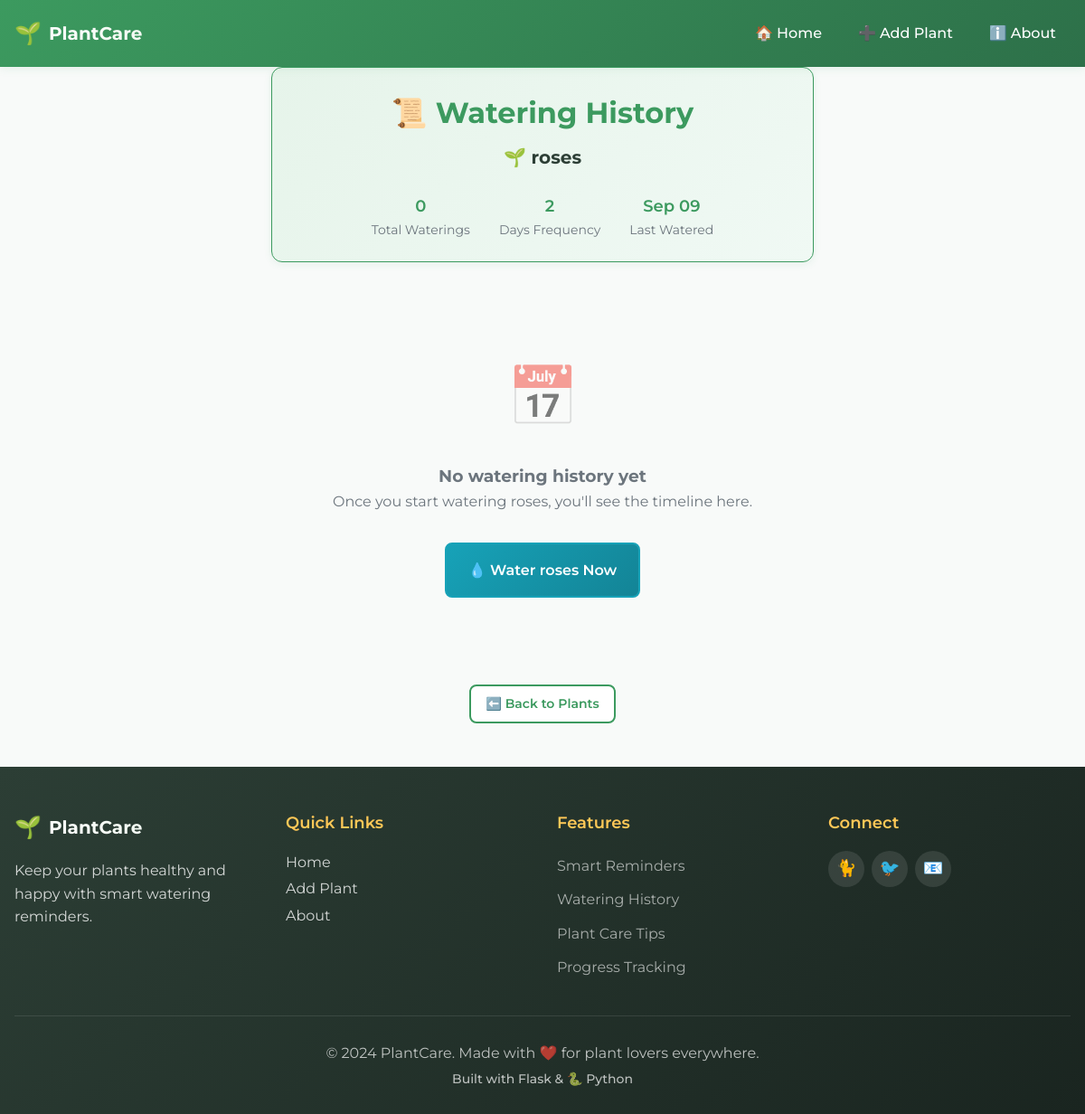
The page /history/1 on the database as committed earlier.
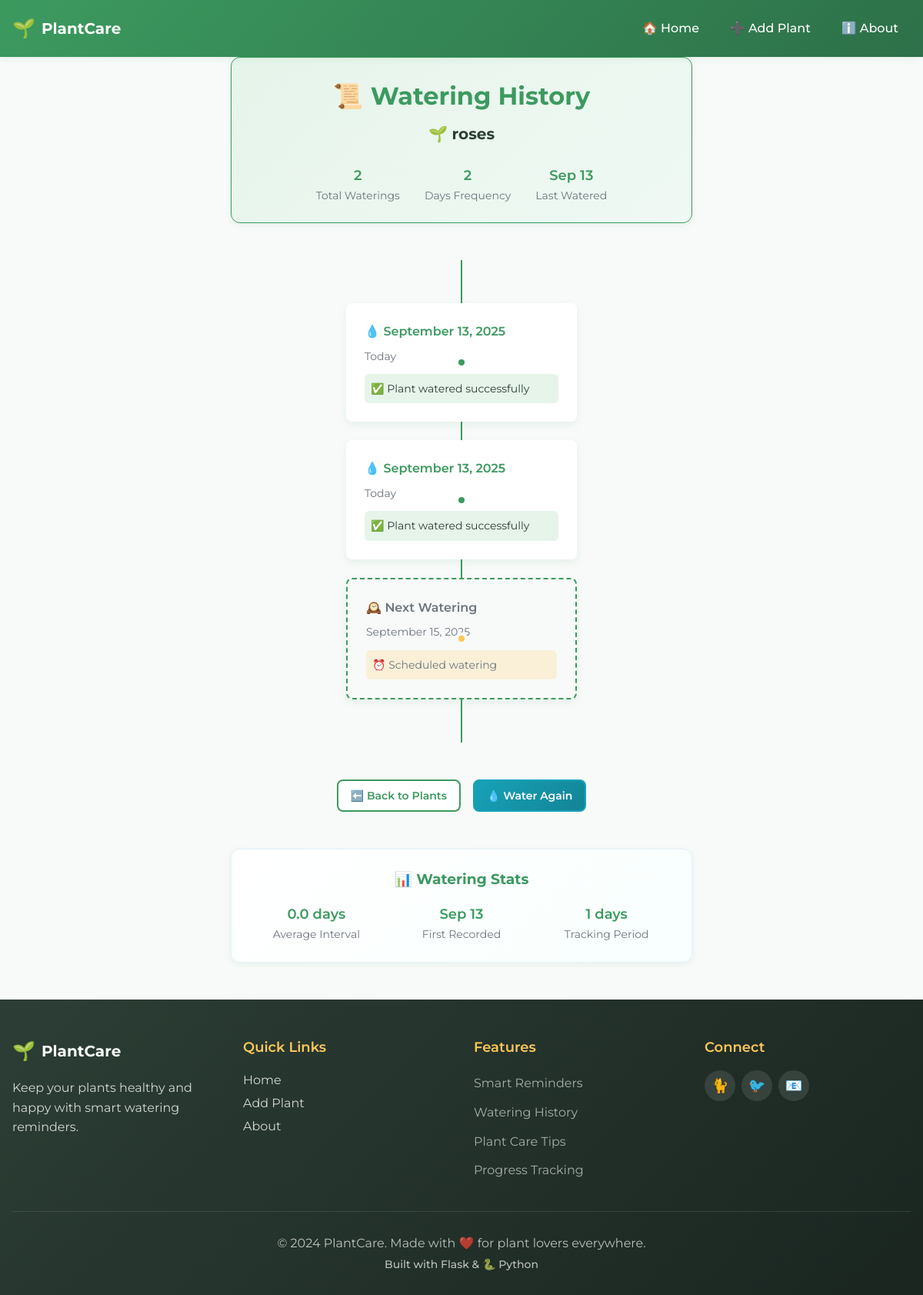
The same page on the database as committed later.
### app.py (models this page shows)
class Plant(db.Model):
    id = db.Column(db.Integer, primary_key=True)
    name = db.Column(db.String(100), nullable=False)
    frequency = db.Column(db.Integer, nullable=False)  # days
    last_watered = db.Column(db.Date, default=datetime.date.today)

class WateringHistory(db.Model):
    id = db.Column(db.Integer, primary_key=True)
    plant_id = db.Column(db.Integer, db.ForeignKey('plant.id'), nullable=False)
    date = db.Column(db.Date, default=datetime.date.today)
    plant = db.relationship("Plant", backref=db.backref("history", lazy=True))

### app.py (the view)
@app.route('/history/<int:id>')
def history(id):
    plant = Plant.query.get_or_404(id)
    due_date = plant.last_watered + datetime.timedelta(days=plant.frequency)
    return render_template("history.html", plant=plant, due_date=due_date)

### templates/history.html (shortened to what this page needs)
{% extends "base.html" %}
{% block content %}
<div class="history-header" style="text-align: center; margin-bottom: 3rem;">
    <div class="card"
         style="max-width: 600px; margin: 0 auto; background: linear-gradient(135deg, var(--light-green), #f0f9f4); border: 1px solid var(--primary-green);">
        <h1 style="color: var(--primary-green); margin-bottom: 0.5rem; display: flex; align-items: center; justify-content: center; gap: 0.75rem;">
            📜 Watering History
        </h1>
        <h2 style="color: var(--text-primary); margin-bottom: 1rem; font-size: var(--font-size-xl);">
            🌱 {{ plant.name }}
        </h2>
        <div style="display: flex; justify-content: center; gap: 2rem; flex-wrap: wrap; margin-top: 1.5rem;">
            <div style="text-align: center;">
                <div style="color: var(--primary-green); font-weight: 600; font-size: var(--font-size-lg);">{{
                    plant.history|length }}
                </div>
                <div style="color: var(--text-secondary); font-size: var(--font-size-sm);">Total Waterings</div>
            </div>
            <div style="text-align: center;">
                <div style="color: var(--primary-green); font-weight: 600; font-size: var(--font-size-lg);">{{
                    plant.frequency }}
                </div>
                <div style="color: var(--text-secondary); font-size: var(--font-size-sm);">Days Frequency</div>
            </div>
            <div style="text-align: center;">
                <div style="color: var(--primary-green); font-weight: 600; font-size: var(--font-size-lg);">{{
                    plant.last_watered.strftime('%b %d') }}
                </div>
                <div style="color: var(--text-secondary); font-size: var(--font-size-sm);">Last Watered</div>
            </div>
        </div>
    </div>
</div>
{% if plant.history %}
<section class="timeline-section">
    <div class="timeline">
        {% for record in plant.history|reverse %}
        <div class="timeline-item">
            <div class="timeline-content">
                <div class="timeline-date">
                    💧 {{ record.date.strftime('%B %d, %Y') }}
                </div>
                <div style="color: var(--text-secondary); font-size: var(--font-size-sm); margin-top: 0.5rem;">
                    {% set days_ago = (plant.last_watered - record.date).days %}
                    {% if days_ago == 0 %}
                    Today
                    {% elif days_ago == 1 %}
                    Yesterday
                    {% else %}
                    {{ days_ago }} days ago
                    {% endif %}
                </div>
                <div style="margin-top: 0.75rem; padding: 0.5rem; background: var(--light-green); border-radius: var(--radius-sm); font-size: var(--font-size-sm);">
                    ✅ Plant watered successfully
                </div>
            </div>
            <div class="timeline-dot"></div>
        </div>
        {% endfor %}
        <div class="timeline-item" style="opacity: 0.6;">
            <div class="timeline-content"
                 style="border: 2px dashed var(--primary-green); background: var(--background);">
                <div class="timeline-date" style="color: var(--text-secondary);">
                    🕰️ Next Watering
                </div>
                <div style="color: var(--text-secondary); font-size: var(--font-size-sm); margin-top: 0.5rem;">
                    {{ due_date.strftime('%B %d, %Y') }}
                </div>
                <div style="margin-top: 0.75rem; padding: 0.5rem; background: rgba(255, 200, 87, 0.2); border-radius: var(--radius-sm); font-size: var(--font-size-sm); color: var(--text-secondary);">
                    ⏰ Scheduled watering
                </div>
            </div>
            <div class="timeline-dot" style="background: var(--accent-yellow); border-color: var(--background);"></div>
        </div>
    </div>
    </div>
{% else %}
<div class="empty-state">
    <div class="empty-state-icon">📅</div>
    <h3>No watering history yet</h3>
    <p>Once you start watering {{ plant.name }}, you'll see the timeline here.</p>
    <div style="margin-top: 2rem;">
        <a href="{{ url_for('water', id=plant.id) }}" class="btn btn-water btn-lg">
            💧 Water {{ plant.name }} Now
        </a>
    </div>
</div>
{% endif %}
<div style="text-align: center; margin-top: 3rem; display: flex; gap: 1rem; justify-content: center; flex-wrap: wrap;">
    <a href="{{ url_for('index') }}" class="btn btn-secondary">
        ⬅️ Back to Plants
    </a>
    {% if plant.history %}
    <a href="{{ url_for('water', id=plant.id) }}" class="btn btn-water">
        💧 Water Again
    </a>
    {% endif %}
</div>
{% if plant.history|length > 1 %}
<div style="margin-top: 3rem; max-width: 600px; margin-left: auto; margin-right: auto;">
    <div class="card" style="background: linear-gradient(135deg, var(--surface), #f8fffe);">
        <h3 style="color: var(--primary-green); margin-bottom: 1rem; text-align: center;">
            📊 Watering Stats
        </h3>
        <div style="display: grid; grid-template-columns: repeat(auto-fit, minmax(150px, 1fr)); gap: 1rem; text-align: center;">
            {% set history_list = plant.history|list %}
            {% if history_list|length > 1 %}
            {% set dates = history_list|map(attribute='date')|list|sort %}
            {% set date_diffs = [] %}
            {% for i in range(1, dates|length) %}
            {% set diff = (dates[i] - dates[i-1]).days %}
            {% endfor %}
            {% if date_diffs %}
            {% set avg_interval = (date_diffs|sum / date_diffs|length)|round(1) %}
            <div>
                <div style="color: var(--primary-green); font-weight: 600; font-size: var(--font-size-lg);">{{
                    avg_interval }} days
                </div>
                <div style="color: var(--text-secondary); font-size: var(--font-size-sm);">Average Interval</div>
            </div>
            {% endif %}
            {% endif %}
            <div>
                <div style="color: var(--primary-green); font-weight: 600; font-size: var(--font-size-lg);">{{
                    (plant.history|first).date.strftime('%b %d') }}
                </div>
                <div style="color: var(--text-secondary); font-size: var(--font-size-sm);">First Recorded</div>
            </div>
            {% set days_tracking = (plant.last_watered - (plant.history|first).date).days + 1 %}
            <div>
                <div style="color: var(--primary-green); font-weight: 600; font-size: var(--font-size-lg);">{{
                    days_tracking }} days
                </div>
                <div style="color: var(--text-secondary); font-size: var(--font-size-sm);">Tracking Period</div>
            </div>
        </div>
    </div>
</div>
{% endif %}
{% endblock %}

### templates/base.html (shortened to what this page needs)
<!DOCTYPE html>
<html lang="en">
<head>
    <link rel="stylesheet" href="{{ url_for('static', filename='css/main.css') }}">
</head>
<body>
    <header class="header">
        <div class="container">
            <div class="navbar">
                <div class="navbar-brand">
                    <a href="{{ url_for('index') }}" class="brand-link">
                        <span class="brand-icon">🌱</span>
                        <span class="brand-text">PlantCare</span>
                    </a>
                </div>
                <nav class="navbar-nav" id="navbar">
                    <a href="{{ url_for('index') }}" class="nav-link {{ 'active' if request.endpoint == 'index' else '' }}" aria-label="Home page">
                        🏠 <span>Home</span>
                    </a>
                    <a href="{{ url_for('add') }}" class="nav-link {{ 'active' if request.endpoint == 'add' else '' }}" aria-label="Add new plant">
                        ➕ <span>Add Plant</span>
                    </a>
                    <a href="{{ url_for('about') }}" class="nav-link {{ 'active' if request.endpoint == 'about' else '' }}" aria-label="About page">
                        ℹ️ <span>About</span>
                    </a>
                </nav>
            </div>
        </div>
    </header>
    <main class="page-content">
        <div class="container">
            {% block content %}{% endblock %}
        </div>
    </main>
    <footer class="footer">
        <div class="container">
            <div class="footer-content">
                <div class="footer-section">
                    <div class="footer-brand">
                        <span class="brand-icon">🌱</span>
                        <span class="brand-text">PlantCare</span>
                    </div>
                    <p class="footer-description">
                        Keep your plants healthy and happy with smart watering reminders.
                    </p>
                </div>
                <div class="footer-section">
                    <h4>Quick Links</h4>
                    <ul class="footer-links">
                        <li><a href="{{ url_for('index') }}">Home</a></li>
                        <li><a href="{{ url_for('add') }}">Add Plant</a></li>
                        <li><a href="{{ url_for('about') }}">About</a></li>
                    </ul>
                </div>
                <div class="footer-section">
                    <h4>Features</h4>
                    <ul class="footer-links">
                        <li>Smart Reminders</li>
                        <li>Watering History</li>
                        <li>Plant Care Tips</li>
                        <li>Progress Tracking</li>
                    </ul>
                </div>
                <div class="footer-section">
                    <h4>Connect</h4>
                    <div class="social-links">
                        <a href="#" class="social-link" aria-label="GitHub">🐈</a>
                        <a href="#" class="social-link" aria-label="Twitter">🐦</a>
                        <a href="#" class="social-link" aria-label="Email">📧</a>
                    </div>
                </div>
            </div>
            <div class="footer-bottom">
                <p>&copy; 2024 PlantCare. Made with ❤️ for plant lovers everywhere.</p>
                <p class="footer-tech">Built with Flask & 🐍 Python</p>
            </div>
        </div>
    </footer>
</body>
</html>

Rows that differ between the two databases and show on the page:
changed Plant "roses": last_watered "Sep 09" → "Sep 13"; name "roses" → (not shown)
added WateringHistory: date "September 13, 2025"
added WateringHistory: date "September 13, 2025", date "Sep 13"
Other text that changed with them:
{{ plant.history|length }}: "0" → "2"
{{ due_date.strftime('%B %d, %Y') }}: (not shown) → "September 15, 2025"
{{ avg_interval }}: (not shown) → "0.0"
{{ days_tracking }}: (not shown) → "1"
text no longer shown: "📅 No watering history yet Once you start watering , you'll see the timeline here. 💧 Water Now"
text now shown: "🕰️ Next Watering ⏰ Scheduled watering 💧 Water Again 📊 Watering Stats days Average Interval First Recorded days Tracking Period"
